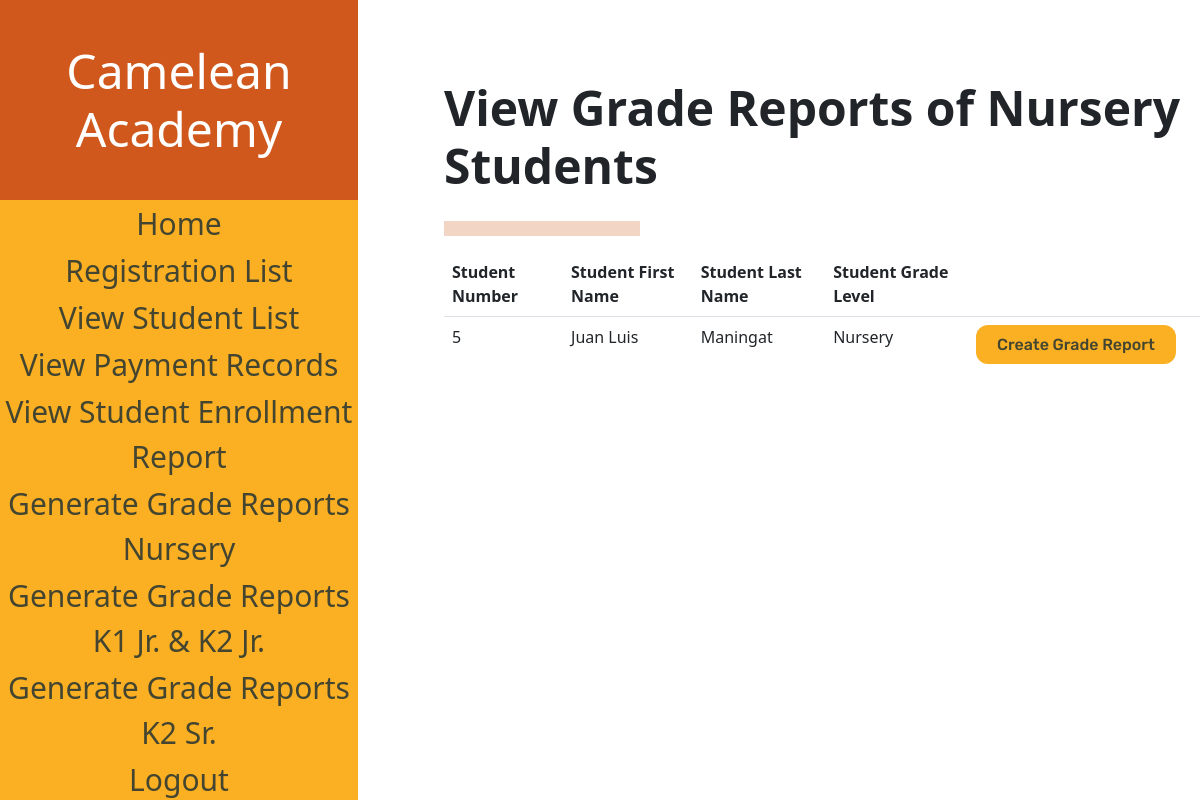
/GradeReportListNursery (signed in), run on an earlier commit of the app's database.
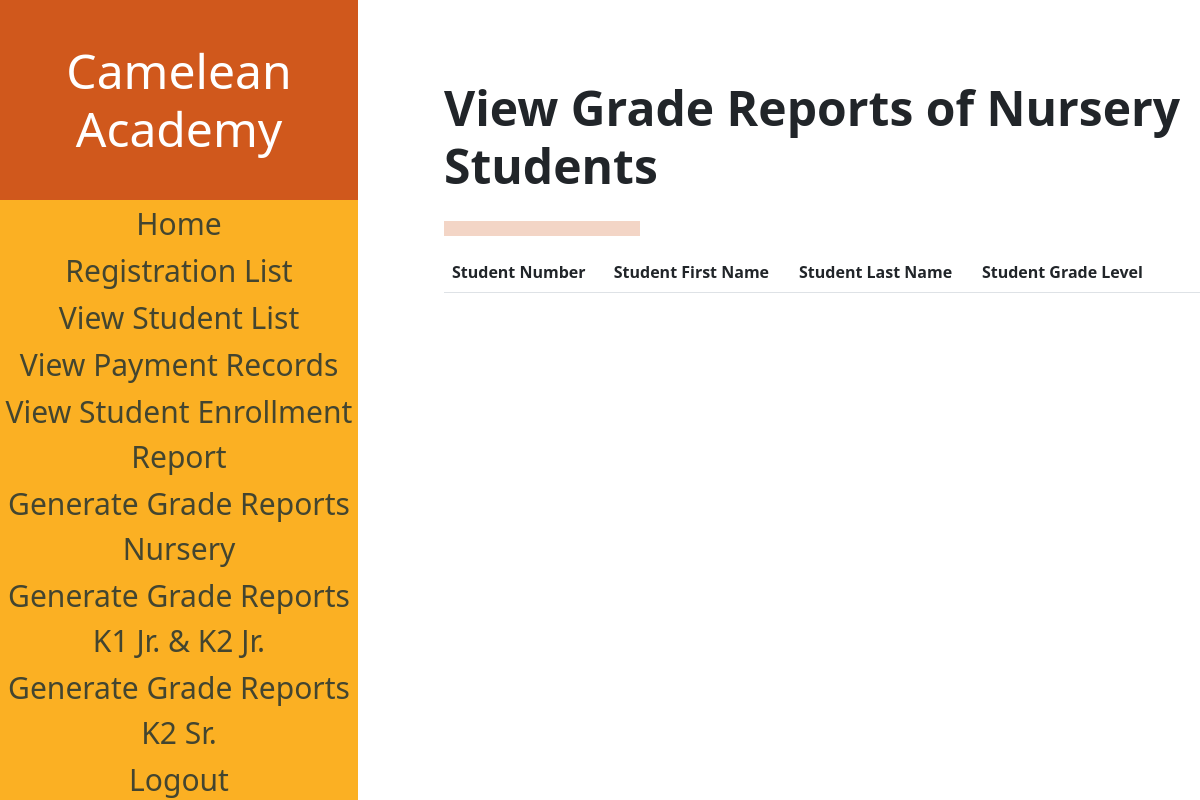
And on a later commit of the database.
### sis_app/models.py (models this page shows)
class Account(models.Model):
    username = models.CharField(max_length=128)
    password = models.CharField(max_length=128)#passwords should be stored hashed
    class Meta:
        abstract=True # Don't use this line if you want Contact to have its own table

class Student(Account):
    student_firstname = models.CharField(max_length=128, default=None)#
    student_lastname = models.CharField(max_length=128, default=None)#
    student_middlename = models.CharField(max_length=128, default=None)
    student_nickname = models.CharField(max_length=128, default=None)
    student_birthday = models.DateField(default=datetime.date.today())
    grade_levels = [
        ('Nursery','Nursery'),
        ('Kinder 1','Kinder 1'),
        ('Kinder 2 Junior', 'Kinder 2 Junior'),
        ('Kinder 2 Senior', 'Kinder 2 Senior'),
    ]
    student_grade_level = models.CharField(max_length=128, choices=grade_levels, default='Nursery')#
    status =[
    ('Not Enrolled','Not Enrolled'),
    ('Enrolled', 'Enrolled'),
    ]#
    enrollment_status = models.CharField(max_length=20, choices=status,default='Not Enrolled')#
    student_schoolyear_start=models.IntegerField(('year'), validators=[MinValueValidator(2000)], default=None)#
    student_address = models.CharField(max_length=300, default=None)
    student_religion = models.CharField(max_length=128, default=None)
    student_nationality = models.CharField(max_length=128, default=None)
    student_hobbies = models.TextField(max_length=500, default=None)
    student_likes = models.TextField(max_length=500, default=None)
    student_dislikes = models.TextField(max_length=500, default=None)
    student_shm = models.TextField(max_length=500, default=None)
    student_allergies = models.TextField(max_length=500, default=None)
    student_sd = models.TextField(max_length=500, default=None)
    student_oconsiderations = models.TextField(max_length=500, default=None)
    student_guardianemail = models.EmailField(max_length = 254, default=None)
    student_f_firstname = models.CharField(max_length=128, default=None)
    student_f_lastname = models.CharField(max_length=128, default=None)
    student_f_middlename = models.CharField(max_length=128, default=None)
    student_f_telno = models.CharField(max_length=128, default=None)
    student_f_address = models.CharField(max_length=300, default=None)
    student_f_occupation = models.CharField(max_length=128, default=None)
    student_f_employer = models.CharField(max_length=128, default=None)
    student_f_oaddress = models.CharField(max_length=300, default=None)
    student_f_otelno = models.CharField(max_length=128, default=None)
    student_f_natureofbusiness = models.CharField(max_length=128, default=None)
    student_m_firstname = models.CharField(max_length=128, default=None)
    student_m_lastname = models.CharField(max_length=128, default=None)
    student_m_middlename = models.CharField(max_length=128, default=None)
    student_m_telno = models.CharField(max_length=128, default=None)
    student_m_address = models.CharField(max_length=300, default=None)
    student_m_occupation = models.CharField(max_length=128, default=None)
    student_m_employer = models.CharField(max_length=128, default=None)
    student_m_oaddress = models.CharField(max_length=300, default=None)
    student_m_otelno = models.CharField(max_length=128, default=None)
    student_m_natureofbusiness = models.CharField(max_length=128, default=None)
    student_sibling_name = models.CharField(max_length=300, default=None)
    student_sibling_gender = models.CharField(max_length=128, default=None)
    student_sibling_age = models.IntegerField(default=None)
    student_sibling_school=models.CharField(max_length=300, default=None)
    student_medexp = models.BooleanField(default = False)
    student_rules = models.BooleanField(default = False)
    student_accuracy = models.BooleanField(default = False)
    student_signedname = models.CharField(max_length=300, default=None)
    student_signdate = models.DateField(default=datetime.date.today())
    enrollment_plan_choices =[
    ('Annually','Annually'),
    ('Bi-Annually', 'Bi-Annually'),
    ('Quarterly', 'Quarterly'),
    ]
    student_enrollment_plan = models.CharField(max_length=20, choices=enrollment_plan_choices,default='Annually')

### sis_app/views.py (the view)
# urls.py: path('GradeReportListNursery',views.GradeReportList_Nursery, name="grade_report_nursery"),
@login_required(login_url='sis_app:log_in')
def GradeReportList_Nursery(request):
    if request.user.is_superuser:
        students = Student.objects.filter(student_grade_level = 'Nursery')
        student = {'studentList' : students}
        return render(request,"sis_app/GradeReportNursery_List.html", student)
    else:
        return redirect('sis_app:home')

### sis_app/templates/sis_app/GradeReportNursery_List.html (shortened to what this page needs)
<!DOCTYPE html>
<html>
{% load static %}
<head>
    <link href="https://cdn.jsdelivr.net/npm/bootstrap@5.1.3/dist/css/bootstrap.min.css" rel="stylesheet">
    <link rel="stylesheet" href="{% static "styles\GReportList.css" %}" type="text/css">
</head>
<body>
    <div class="navbar">
        <div class="navbar-table-container">
            <table class = "navbarTable">
                <thead class= "border-bottom font-weight-bold">
                    <h1 class = "navbarHeader">
                        Camelean Academy
                    </h1>
                </thead>
                <tbody>
                    <tr class = "navbarTr">
                        <td data-heading="Testing"><a class="buttonDesignNegative" href="{% url 'sis_app:home' %}">Home</a></td>
                    </tr>
                    <tr class = "navbarTr">
                        <td data-heading="Testing"><a class="buttonDesignNegative" href="{% url 'sis_app:registration_list' %}">Registration List</a></td>
                    </tr>
                    <tr class = "navbarTr">
                        <td data-heading="Testing"><a class="buttonDesignNegative" href="{% url 'sis_app:student_list' %}">View Student List</a></td>
                    </tr>
                    <tr class = "navbarTr">
                        <td data-heading="Testing"><a class="buttonDesignNegative" href="{% url 'sis_app:payment_list' %}">View Payment Records</a></td>
                    </tr>
                    <tr class = "navbarTr">
                        <td data-heading="Testing"><a class="buttonDesignNegative" href="{% url 'sis_app:student_enrollment' %}">View Student Enrollment Report</a></td>
                    </tr>
                    <tr class = "navbarTr">
                        <td data-heading="Testing"><a class="buttonDesignNegative" href="{% url 'sis_app:grade_report_nursery' %}">Generate Grade Reports<br> Nursery</a></td>
                    </tr>
                    <tr class = "navbarTr">
                        <td data-heading="Testing"><a class="buttonDesignNegative" href="{% url 'sis_app:grade_report_k1k2jr' %}">Generate Grade Reports<br> K1 Jr. & K2 Jr.</a></td>
                    </tr>
                    <tr class = "navbarTr">
                        <td data-heading="Testing"><a class="buttonDesignNegative" href="{% url 'sis_app:grade_report_kinder2senior' %}">Generate Grade Reports<br> K2 Sr.</a></td>
                    </tr>
                    <tr class = "navbarTr">
                    <td data-heading="Testing"><a class="buttonDesignNegative" href="{% url 'sis_app:log_out' %}">Logout</a></td>
                    </tr>
                </tbody>
            </table>
        </div>
    </div>
    <div class = "elements">
    <h2 class="pageHeading">View Grade Reports of Nursery Students</h2>
    <hr id = "baseHR">
        <div class="table-container">
            <table class = "table table-borderless">
                <thead class= "border-bottom font-weight-bold">
                    <tr>
                        <th>Student Number</th>
                        <th>Student First Name</th>
                        <th>Student Last Name</th>
                        <th>Student Grade Level</th>
                        <th></th>
                        <th></th>
                    </tr>
                </thead>
                <tbody>
                    {% for student in studentList %}
                    <tr>
                        <td data-heading="Student ID">{{student.pk}}</td>
                        <td data-heading="First Name">{{student.student_firstname}}</td>
                        <td data-heading="Last Name">{{student.student_lastname}}</td>
                        <td data-heading="Last Name">{{student.student_grade_level}}</td>
                        <td data-heading="Create Grade Report"><a class="buttonDesignNegative-elements" href="{% url 'sis_app:grade_report_form_nursery' student.id %}">Create Grade Report</a>
                        </td>
                    </tr>
                    {% endfor %}
                </tbody>
            </table>
        </div>
    </div>
</body>
</html>

What changed in the data, as far as the page shows it:
no longer on this page (row edited): Student: pk "5", student_firstname "Juan Luis", student_lastname "Maningat", student_grade_level "Nursery"
